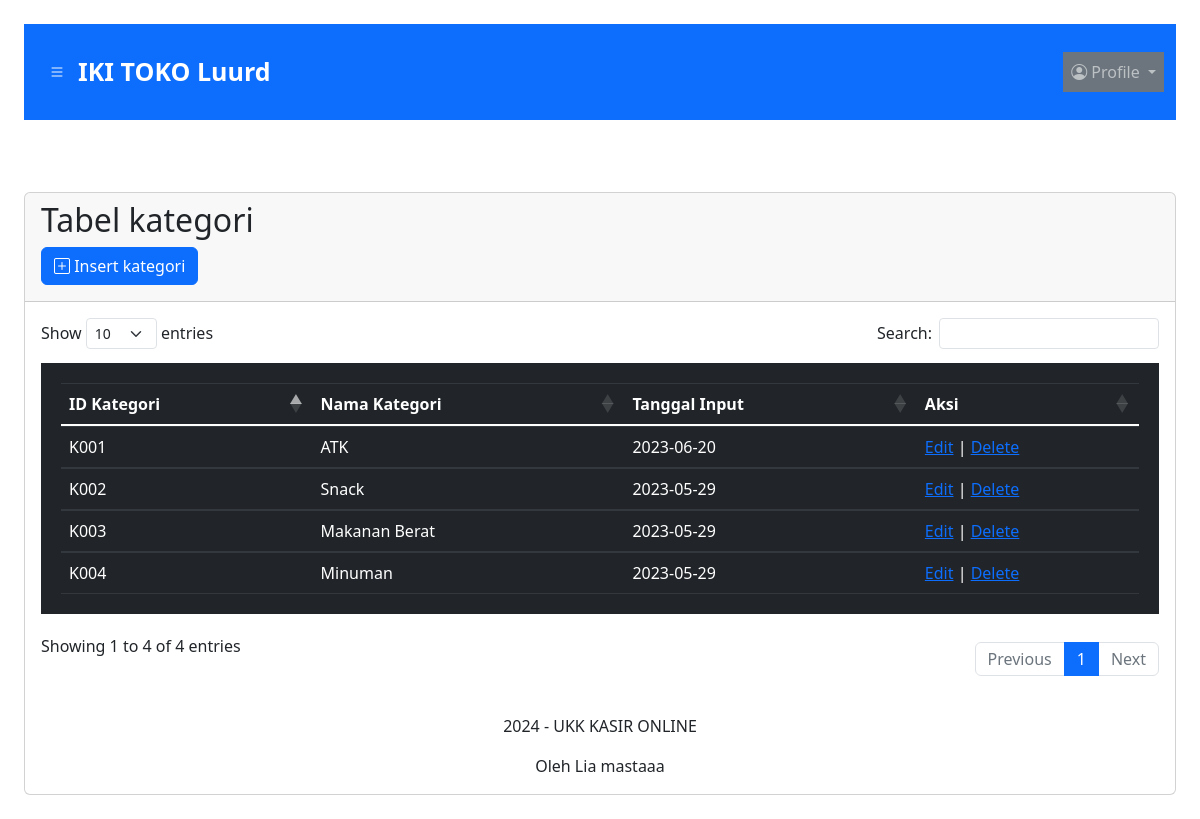
The page /index.php?page=Kategori (signed in) on the database as committed earlier.
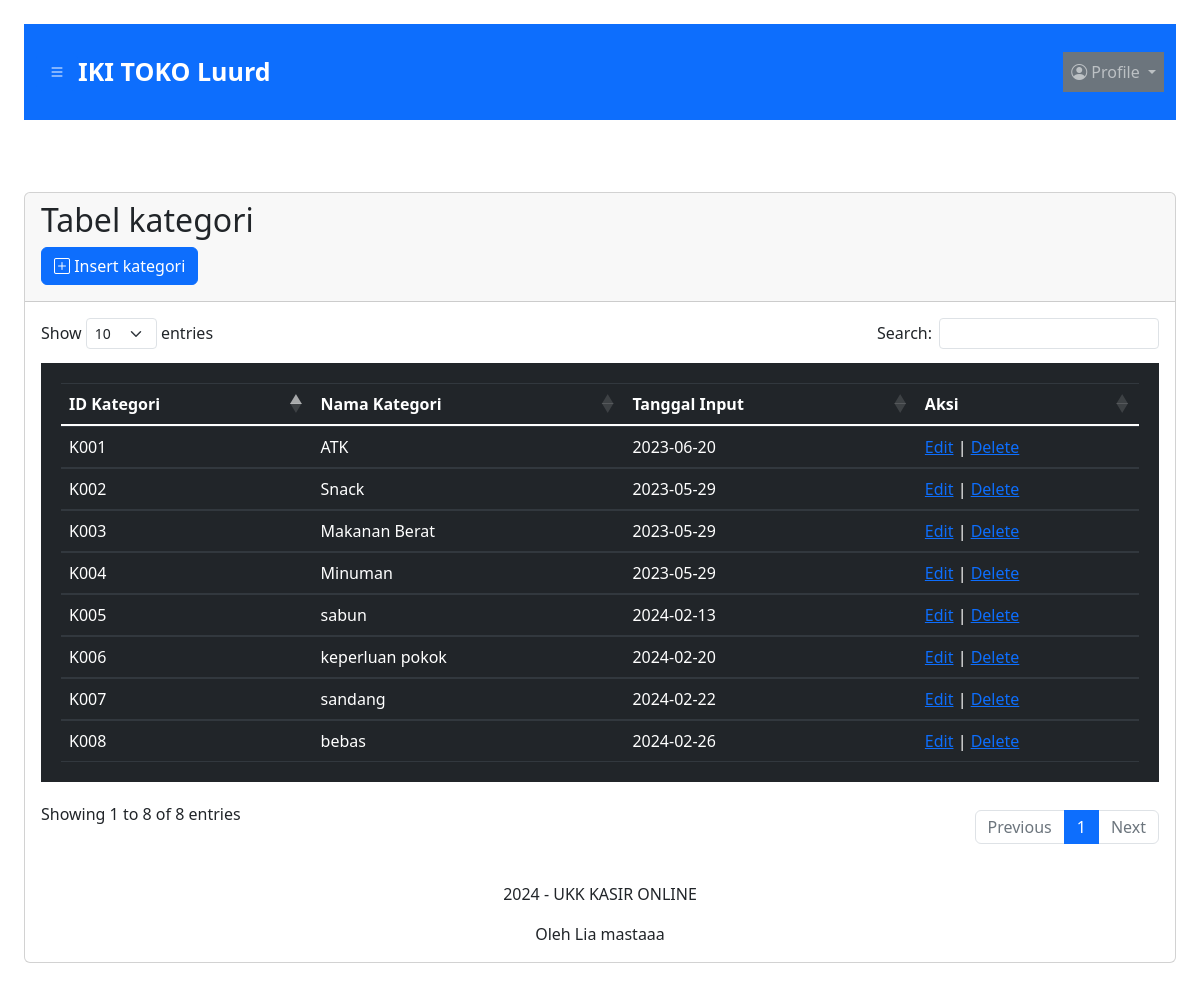
The same page on the database as committed later.
### tables this page shows
CREATE TABLE `kategori`  (
  `id_kategori` char(4) NOT NULL,
  `nama_kategori` varchar(20) NOT NULL,
  `tanggal_input` date NOT NULL,
  PRIMARY KEY (`id_kategori`) USING BTREE
);

### module/Kategori/index.php (the view)
<div class="card mt-5">
    <div class="card-header">
        <h2>Tabel kategori</h2>
        <a class="btn btn-primary mb-2" href="index.php?page=Kategori/insert"><i class="bi bi-plus-square"></i>
            Insert kategori</a>
    </div>
    <div class="card-body">
        <table class="table table-hover table-dark" id="example">
            <thead>
                <tr>
                    <th scope="col">ID Kategori</th>
                    <th scope="col">Nama Kategori</th>
                    <th scope="col">Tanggal Input</th>
                    <th scope="col">Aksi</th>
                </tr>
            </thead>
            <tbody>
                <?php
                $sql = "SELECT * FROM kategori";
                $result = $conn->query($sql);
                ?>
                <?php if ($result) { ?>
                    <?php while ($row = $result->fetch_assoc()) { ?>
                        <tr>
                            <td>
                                <?= $row['id_kategori'] ?>
                            </td>
                            <td>
                                <?= $row['nama_kategori'] ?>
                            </td>
                            <td>
                                <?= $row['tanggal_input'] ?>
                            </td>
                            <td>
                                <a href="index.php?page=Kategori/edit&id_kategori=<?= $row['id_kategori'] ?>">Edit</a> | <a
                                    href="index.php?page=Kategori/delete&id_kategori=<?= $row['id_kategori'] ?>"
                                    onclick="javascript:return confirm('Hapus Data kategori ?');">Delete</a>
                            </td>
                        </tr>
                    <?php } ?>
                <?php } ?>
            </tbody>
        </table>
    </div>

Rows that differ between the two databases and show on the page:
added kategori: id_kategori "K005", nama_kategori "sabun", tanggal_input "2024-02-13"
added kategori: id_kategori "K006", nama_kategori "keperluan pokok", tanggal_input "2024-02-20"
added kategori: id_kategori "K007", nama_kategori "sandang", tanggal_input "2024-02-22"
added kategori: id_kategori "K008", nama_kategori "bebas", tanggal_input "2024-02-26"
Other text that changed with them:
text written by a page script: "Show entries Search: Showing 1 to 4 of 4 entries Previous 1 Next" → "Show entries Search: Showing 1 to 8 of 8 entries Previous 1 Next"
